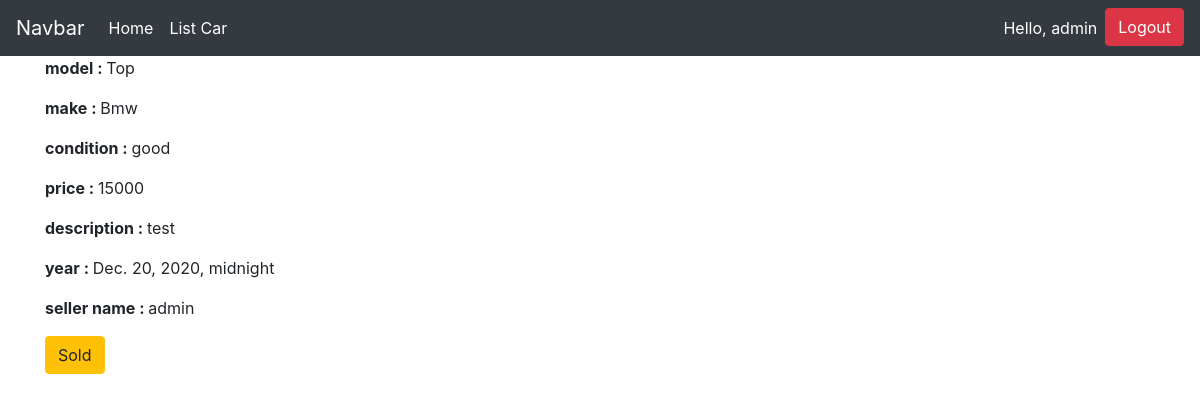
Page /car/1 (signed in) on the earlier database version.
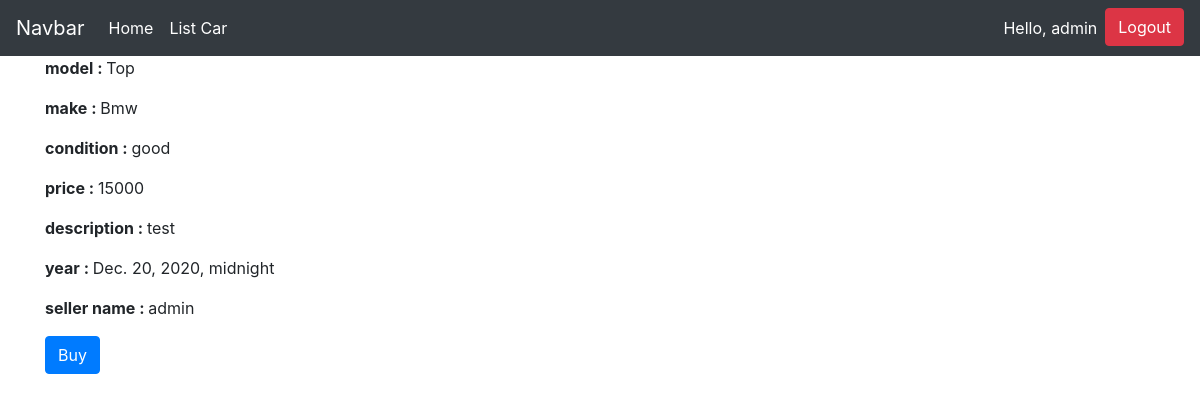
Same page on the later database version.
### car/models.py (models this page shows, shortened)
class User(AbstractUser):
    mobile = models.CharField(max_length=10, null=True)

class Car(models.Model):
    condition_status = (
        ('poor', 'Poor'),
        ('fair', 'Fair'),
        ('good', 'Good'),
        ('excellent', 'Excellent'),
    )
    modal = models.CharField(max_length=150)
    make = models.CharField(max_length=150)
    condition = models.CharField(max_length=10, choices=condition_status)
    price = models.IntegerField()
    seller = models.ForeignKey(User, null=True, on_delete=models.CASCADE, related_name='seller_user')
    buyer = models.ForeignKey(User, null=True, on_delete=models.CASCADE, related_name='buyer_user')
    description = models.CharField(max_length=255)
    year = models.DateTimeField()
    is_sold = models.BooleanField(default=False)

### car/views.py (the view, shortened to what this page needs)
# urls.py: path('car/<int:pk>', CarDetailsView.as_view(), name="car_details"),
class CarDetailsView(LoginRequiredMixin, UpdateView):
    template_name = "car_details.html"
    model = Car
    form_class = AddCarForm
    success_url = reverse_lazy('car_list')
    def get_context_data(self, *args, **kwargs):
        ctx = super(CarDetailsView, self).get_context_data()
        ctx['car_obj'] = self.get_object()
        return ctx

### template/car_details.html (shortened to what this page needs)
<!DOCTYPE html>
{% load crispy_forms_tags %}
{% load el_pagination_tags %}
<html lang="en">
<head>
    <link rel="stylesheet" href="https://cdn.jsdelivr.net/npm/bootstrap@4.6.1/dist/css/bootstrap.min.css">
</head>
<body>
<header>
    <nav class="navbar navbar-expand-lg navbar-dark bg-dark">
  <a class="navbar-brand" href="#">Navbar</a>
  <div class="collapse navbar-collapse" id="navbarSupportedContent">
    <ul class="navbar-nav mr-auto">
      <li class="nav-item active">
        <a class="nav-link" href="{% url 'car_list' %}">Home</a>
      </li>
      <li class="nav-item active">
        <a class="nav-link" href="{% url 'add' %}">List Car</a>
      </li>
    </ul>
    <ul class="navbar-nav ml-auto">
      {% if not request.user.is_authenticated %}
        <li class="nav-item">
          <a href="{%url 'login'%}" class="btn btn-warning">Login</a>
        </li>
      {% else %}
        <li class="nav-item active">
          <p class="nav-link mb-0">Hello, {{ request.user }} </p>
        </li>
        <li class="nav-item">
          <a href="{%url 'logout'%}" class="btn btn-danger">Logout</a>
        </li>
      {% endif %}
    </ul>
  </div>
</nav>
</header>
<div class="container">
<div class="row">
<div class="col-md-12">
<form method="post">
        <p><b>model : </b>{{ car_obj.modal }}</p>
          <p><b>make : </b>{{ car_obj.make }}</p>
          <p><b>condition : </b>{{ car_obj.condition }}</p>
          <p><b>price : </b>{{ car_obj.price }}</p>
          <p><b>description : </b>{{ car_obj.description }}</p>
          <p><b>year : </b>{{ car_obj.year }}</p>
          <p><b>seller name : </b>{{ car_obj.seller.username }}</p>
         {% if car_obj.is_sold %}
            <button type="button" class="btn btn-warning">Sold</button>
        {% else %}
             <button type="submit" class="btn btn-primary">Buy</button>
        {% endif %}
</form>
</div>
</div>
</div>
</body>
</html>

Differences in the rows shown:
changed Car "Top": is_sold True → False (drawn)
Other differences:
text no longer shown: "Sold"
text now shown: "Buy"
